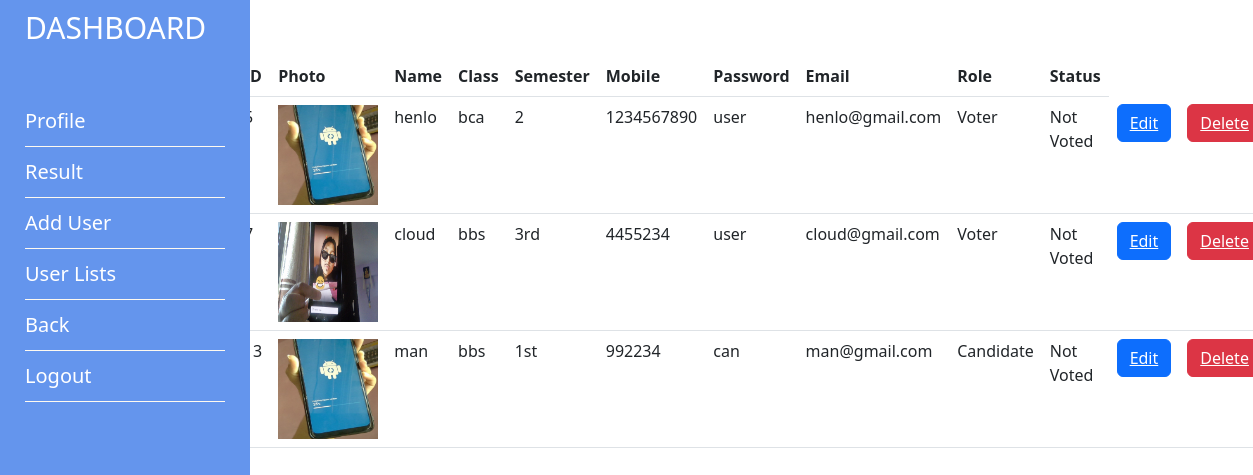
Screenshot of /routes/display.php (signed in) with the database file from the repository.
### tables this page shows
CREATE TABLE `register` (
  `id` int(11) NOT NULL,
  `name` text NOT NULL,
  `class` varchar(50) NOT NULL,
  `semester` varchar(50) NOT NULL,
  `mobile` bigint(10) NOT NULL,
  `password` varchar(20) NOT NULL,
  `email` varchar(50) NOT NULL,
  `photo` varchar(255) NOT NULL,
  `role` int(1) NOT NULL,
  `status` int(1) NOT NULL,
  `votes` int(100) NOT NULL
);

### routes/display.php (the view, shortened to what this page needs)
<!DOCTYPE html>
<html lang="en">
<head>
    <link rel="stylesheet" href="profile.css">
    <link rel="stylesheet" href="https://cdnjs.cloudflare.com/ajax/libs/font-awesome/4.7.0/css/font-awesome.min.css">
    <link href="https://cdn.jsdelivr.net/npm/bootstrap@5.2.0-beta1/dist/css/bootstrap.min.css" rel="stylesheet">
</head>
<body>
<div class="wrap">
<div class="sidebar">
<h1>Dashboard</h1>
    <ul>
        <li><a href="dashboard.php">Profile</a></li>
        <li><a href="result.php">Result</a></li>
        <li><a href="register.html">Add User</a></li>
        <li><a href="display.php">User Lists</a></li>
        <li><a href="../front.php">Back</a></li>
        <li><a href="logout.php">Logout</a></li>
    </ul>
</div>
    <div class="container">
        <?php
        $connect = mysqli_connect("localhost","root","","ovs");
        $query = "SELECT * FROM register";
        $query_run = mysqli_query($connect,$query);
        ?>
    <table class="table" style="width: 88%;">
  <thead>
    <tr>
      <th scope="col">ID</th>
      <th scope="col">Photo</th>
      <th scope="col">Name</th>
      <th scope="col">Class</th>
      <th scope="col">Semester</th>
      <th scope="col">Mobile</th>
      <th scope="col">Password</th>
      <th scope="col">Email</th>
      <th scope="col">Role</th>
      <th scope="col">Status</th>
    </tr>
  </thead>
  <tbody>
  <?php
  if(mysqli_num_rows($query_run)>0){
    foreach($query_run as $row){
      ?>
      <tr>
      <td><?php echo $row['id']?></td>
      <td>
    <img src="../uploads/<?php echo $row['photo'];?>" width="100px" height="100px"/>
  </td>
  <td><?php echo $row['name']?></td>
  <td><?php echo $row['class']?></td>
  <td><?php echo $row['semester']?></td>
  <td><?php echo $row['mobile']?></td>
  <td><?php echo $row['password']?></td>
  <td><?php echo $row['email']?></td>
  <td><?php if($row['role']==1){ echo 'Voter';
   }elseif($row['role']==2){
    echo 'Candidate';
  } else{echo 'Admin';
  }
  ?></td>
<td><?php if($row['status']==1) {echo 'Voted';
  }
  elseif($row['role']==3){
    echo 'NULL';
  }
  else{ echo 'Not Voted';}?></td>
  <td>
    <button class="btn btn-primary">
    <a href="update.php? id=<?php echo $row['id'];?>" class="text-white">Edit</a>
    </button></td>
    <?php
    if($row['role']!=3){?>
<td>
    <button class="btn btn-danger">
    <a href="delete.php? id=<?php echo $row['id'];?>" class="text-white">Delete</a>
    </button></td>
    <?php }
    ?>
      </tr>
      <?php
    }
  }
  else{
  ?>
  <tr>
    <td>No records</td>
  </tr>
  <?php
  }
  ?>
  </tbody>
</table>
    </div>
</div>
</body>
</html>

### routes/profile.css (style rules this page uses)
* { margin: 0; padding: 0; }
body { font-size:100%; font-family: sans-serif; }
.wrap { width:100%; float:left; }
.container table { margin-top:5%; margin-left:15%; }
.sidebar { height:100vh; width:250px; background-color:cornflowerblue; position:fixed; z-index: 999; }
.sidebar h1 { color:white; font-size: 30px; font-weight: normal; text-transform: uppercase; padding-top: 10px; padding-left: 25px; }
.sidebar ul { display:block; margin-top:50px; padding-left: 25px; }
.sidebar ul li { padding:10px 0; list-style: none; border-bottom: 1px solid floralwhite; margin-right: 25px; }
.sidebar ul li a { color:white; font-size: 20px; text-decoration: none; }
button { padding:5px; font-size: 15px; background-color: dodgerblue; color:white; border-radius: 5px; cursor: pointer; }

### rows the page displays
register: photo (picture), name "henlo", class "bca", semester "2", mobile "1234567890", password "user", email "henlo@gmail.com", role "Voter", status "Not Voted"
register: photo (picture), name "cloud", class "bbs", semester "3rd", mobile "4455234", password "user", email "cloud@gmail.com", role "Voter", status "Not Voted"
register: id "13", photo (picture), name "man", class "bbs", semester "1st", mobile "992234", password "can", email "man@gmail.com", role "Candidate", status "Not Voted"
